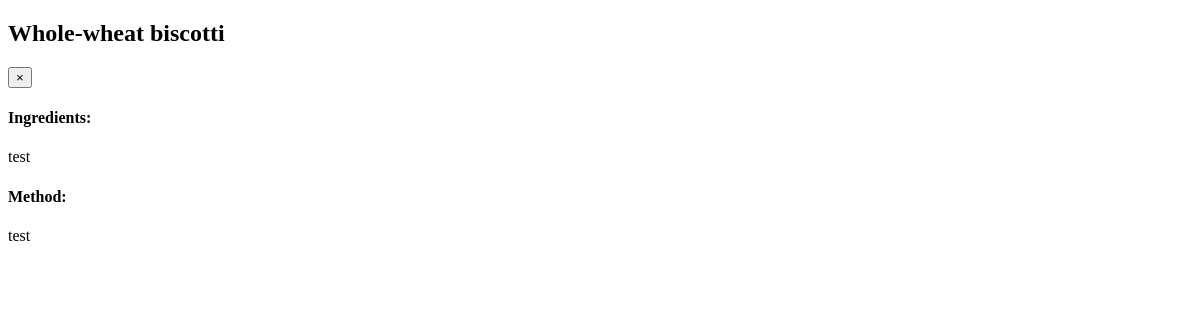
Page /written_recipe/4 on the earlier database version.
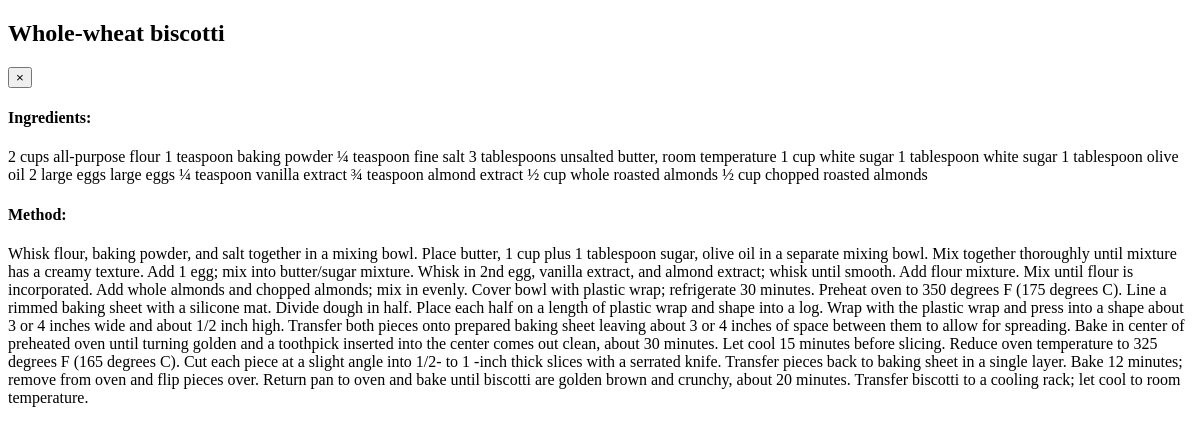
Same page on the later database version.
### bakery/models.py (models this page shows, shortened)
class Recipe(models.Model):
    RECIPE_CHOICES = [
        ("SWEET", "SWEET"),
        ("SAVORY", "SAVORY"),
    ]
    title = models.CharField(max_length=50, null=False, blank=False)
    category = models.CharField(max_length=20, choices=RECIPE_CHOICES, null=False, blank=False)
    link = models.URLField(null=True)
    description = models.CharField(max_length=100, null=True, blank=True)
    img_link = models.URLField(null=True)
    ingredients = models.TextField(null=True)
    method = models.TextField(null=True)
    meat_indicator = models.BooleanField(default=True)  # default baked good contains meat
    cooking_time = models.IntegerField()   # in minutes

### bakery/views.py (the view)
# urls.py: path('written_recipe/<id>', views.written_recipe, name='written-recipe'),
def written_recipe(request, id):
    recipe = Recipe.objects.get(id=id)
    return render(request, 'bakery/written.html', {'recipe': recipe})

### bakery/templates/bakery/written.html
{% load widget_tweaks %}
<!DOCTYPE html>
<html lang="en">
<head>
</head>
<body>
        <div class="modal-header">
            <h2  class="modal-title"><strong>{{ recipe.title }}</strong></h2>
          <button type="button" class="close" data-dismiss="modal" aria-label="Close">
            <span aria-hidden="true">&times;</span>
          </button>
        </div>
        <div class="modal-body">
            <h4> Ingredients: </h4>
            <p>
                {{ recipe.ingredients }}
            </p>
            <h4> Method: </h4>
            <p>
                {{ recipe.method }}
            </p>
        </div>
</body>
</html>

Differences in the rows shown:
changed Recipe "Whole-wheat biscotti": ingredients "test" → "2 cups all-purpose flour 1 teaspoon baking powder ¼ teaspoon fine salt 3 tablespoons unsalted butter, room temperature 1 cup white sugar 1 tablespoon white sugar 1 tablespoon olive oil 2 large eggs large eggs ¼ teaspoon vanilla extract ¾ teaspoon almond extract ½ cup whole roasted almonds ½ cup chopped roasted almonds"; method "test" → "Whisk flour, baking powder, and salt together in a mixing bowl. Place butter, 1 cup plus 1 tablespoon sugar, olive oil in a separate mixing bowl. Mix together thoroughly until mixture has a creamy texture. Add 1 egg; mix into butter/sugar mixture. Whisk in 2nd egg, vanilla extract, and almond extract; whisk until smooth. Add flour mixture. Mix until flour is incorporated. Add whole almonds and chopped almonds; mix in evenly. Cover bowl with plastic wrap; refrigerate 30 minutes. Preheat oven to 350 degrees F (175 degrees C). Line a rimmed baking sheet with a silicone mat. Divide dough in half. Place each half on a length of plastic wrap and shape into a log. Wrap with the plastic wrap and…"
